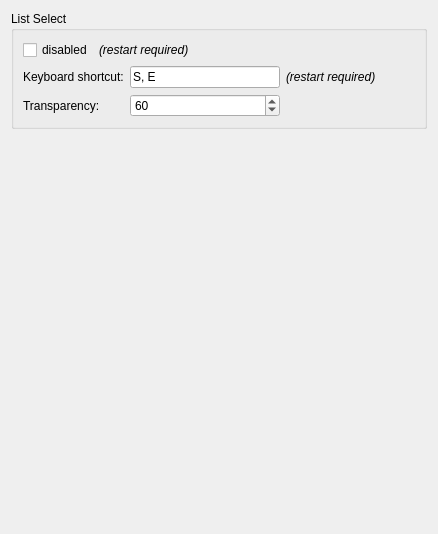
<?xml version="1.0" encoding="UTF-8"?>
<ui version="4.0">
 <class>Dialog</class>
 <widget class="QWidget" name="Dialog">
  <property name="geometry">
   <rect>
    <x>0</x>
    <y>0</y>
    <width>438</width>
    <height>534</height>
   </rect>
  </property>
  <property name="windowTitle">
   <string>Selection Tools</string>
  </property>
  <layout class="QVBoxLayout" name="verticalLayout">
   <item>
    <widget class="QGroupBox" name="listSelectGrp">
     <property name="title">
      <string>List Select</string>
     </property>
     <layout class="QFormLayout" name="formLayout">
      <item row="6" column="0">
       <widget class="QLabel" name="transparencyLbl">
        <property name="text">
         <string>Transparency:</string>
        </property>
       </widget>
      </item>
      <item row="6" column="1">
       <widget class="Gui::PrefSpinBox" name="transparencySBox">
        <property name="maximumSize">
         <size>
          <width>150</width>
          <height>16777215</height>
         </size>
        </property>
        <property name="maximum">
         <number>100</number>
        </property>
        <property name="value">
         <number>60</number>
        </property>
        <property name="prefEntry" stdset="0">
         <cstring>transparency</cstring>
        </property>
        <property name="prefPath" stdset="0">
         <cstring>Mod/SelectionTools/ListSelect</cstring>
        </property>
       </widget>
      </item>
      <item row="3" column="1">
       <layout class="QHBoxLayout" name="horizontalLayout">
        <property name="spacing">
         <number>6</number>
        </property>
        <item>
         <widget class="Gui::PrefLineEdit" name="lineEdit">
          <property name="maximumSize">
           <size>
            <width>150</width>
            <height>16777215</height>
           </size>
          </property>
          <property name="text">
           <string>S, E</string>
          </property>
          <property name="prefEntry" stdset="0">
           <cstring>shortcut</cstring>
          </property>
          <property name="prefPath" stdset="0">
           <cstring>Mod/SelectionTools/ListSelect</cstring>
          </property>
         </widget>
        </item>
        <item>
         <widget class="QLabel" name="label_2">
          <property name="font">
           <font>
            <italic>true</italic>
           </font>
          </property>
          <property name="text">
           <string>(restart required)</string>
          </property>
         </widget>
        </item>
        <item>
         <spacer name="horizontalSpacer">
          <property name="orientation">
           <enum>Qt::Horizontal</enum>
          </property>
          <property name="sizeType">
           <enum>QSizePolicy::Minimum</enum>
          </property>
          <property name="sizeHint" stdset="0">
           <size>
            <width>0</width>
            <height>20</height>
           </size>
          </property>
         </spacer>
        </item>
       </layout>
      </item>
      <item row="3" column="0">
       <widget class="QLabel" name="shortcutLbl">
        <property name="text">
         <string>Keyboard shortcut:</string>
        </property>
       </widget>
      </item>
      <item row="1" column="0" colspan="2">
       <layout class="QHBoxLayout" name="horizontalLayout_2">
        <item>
         <widget class="Gui::PrefCheckBox" name="activatedCheck">
          <property name="text">
           <string>disabled</string>
          </property>
          <property name="checked">
           <bool>false</bool>
          </property>
          <property name="prefEntry" stdset="0">
           <cstring>disabled</cstring>
          </property>
          <property name="prefPath" stdset="0">
           <cstring>Mod/SelectionTools/ListSelect</cstring>
          </property>
         </widget>
        </item>
        <item>
         <widget class="QLabel" name="label_3">
          <property name="font">
           <font>
            <italic>true</italic>
           </font>
          </property>
          <property name="text">
           <string>(restart required)</string>
          </property>
         </widget>
        </item>
        <item>
         <spacer name="horizontalSpacer_2">
          <property name="orientation">
           <enum>Qt::Horizontal</enum>
          </property>
          <property name="sizeType">
           <enum>QSizePolicy::Expanding</enum>
          </property>
          <property name="sizeHint" stdset="0">
           <size>
            <width>40</width>
            <height>20</height>
           </size>
          </property>
         </spacer>
        </item>
       </layout>
      </item>
     </layout>
    </widget>
   </item>
   <item>
    <spacer name="verticalSpacer">
     <property name="orientation">
      <enum>Qt::Vertical</enum>
     </property>
     <property name="sizeHint" stdset="0">
      <size>
       <width>20</width>
       <height>40</height>
      </size>
     </property>
    </spacer>
   </item>
  </layout>
 </widget>
 <customwidgets>
  <customwidget>
   <class>Gui::PrefSpinBox</class>
   <extends>QSpinBox</extends>
   <header>Gui/PrefWidgets.h</header>
  </customwidget>
  <customwidget>
   <class>Gui::PrefCheckBox</class>
   <extends>QCheckBox</extends>
   <header>Gui/PrefWidgets.h</header>
  </customwidget>
  <customwidget>
   <class>Gui::PrefLineEdit</class>
   <extends>QLineEdit</extends>
   <header>Gui/PrefWidgets.h</header>
  </customwidget>
 </customwidgets>
 <resources/>
 <connections/>
</ui>
